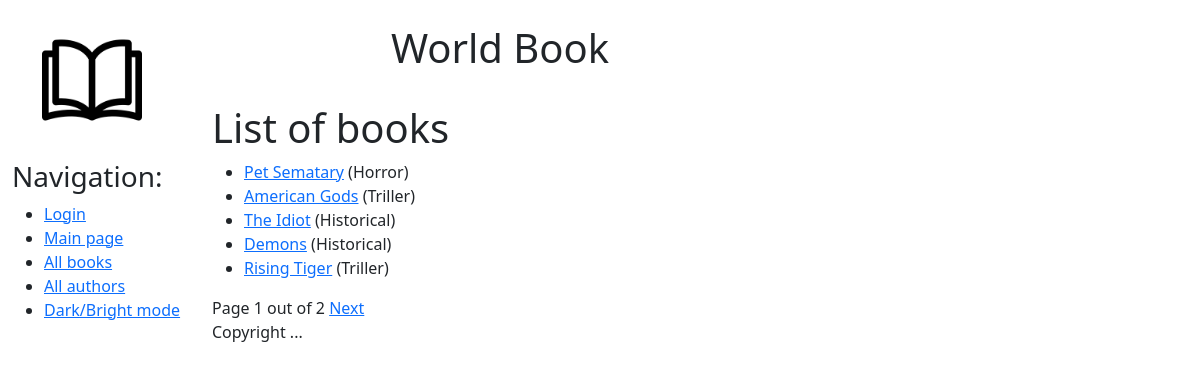
The page /book_list on the database its author committed.
### catalog/models.py (models this page shows, shortened)
class Book(models.Model):
    title = models.CharField(max_length=200,
                             help_text="Enter the title",
                             verbose_name="Book title")
    genre = models.ForeignKey('Genre', on_delete=models.PROTECT,
                              help_text="Choose the genre",
                              verbose_name="The book's genre",
                              null=True)
    language = models.ForeignKey('Language', on_delete=models.PROTECT,
                                 help_text="Choose language",
                                 verbose_name="The book's language", null=True)
    author = models.ManyToManyField('Author',
                                    help_text="Select the author",
                                    verbose_name="Book's author")
    summary = models.TextField(max_length=1000,
                               help_text="Enter a short description",
                               verbose_name="Annotation")
    isbn = models.CharField(max_length=13,
                            help_text="Should be 13 symbols",
                            verbose_name="ISBN of the book")
    def display_author(self):
        return ', '.join([author.last_name for author in self.author.all()])
    display_author.short_description = 'Authors'

class Genre(models.Model):
    name = models.CharField(max_length=150,
                            help_text='Enter the book genre',
                            verbose_name='The book genre')
    def __str__(self):
        return self.name

### catalog/views.py (the view)
# urls.py: path('book_list',                           views.BookListView.as_view(),              name='book_list'),
class BookListView(generic.ListView):
    model = Book
    template_name = 'catalog/book_list.html'
    paginate_by = 5

### catalog/templates/catalog/book_list.html
{%extends 'catalog/base.html'%}
{%block content%}
<div class="contaiver">
    <h1> List of books</h1>
    {%if book_list%}
        <ul>
            {%for book in book_list%}
            <li>
                <a href="{{book.get_absolute_url}}/detail_view/{{book.pk}}">{{book.title}}</a>
                ({{book.genre}})
            </li>
            {%endfor%}
        </ul>
        {%else%}
            <p>No books in data base</p>
    {%endif%}
</div>
{%endblock content%}

### rows shown on the page
Book: title "Pet Sematary", genre "Horror"
Book: title "American Gods", genre "Triller"
Book: title "The Idiot", genre "Historical"
Book: title "Demons", genre "Historical"
Book: title "Rising Tiger", genre "Triller"

### other values the page prints
{{ page_obj.number }} "1"
{{ page_obj.paginator.num_pages }} "2"
